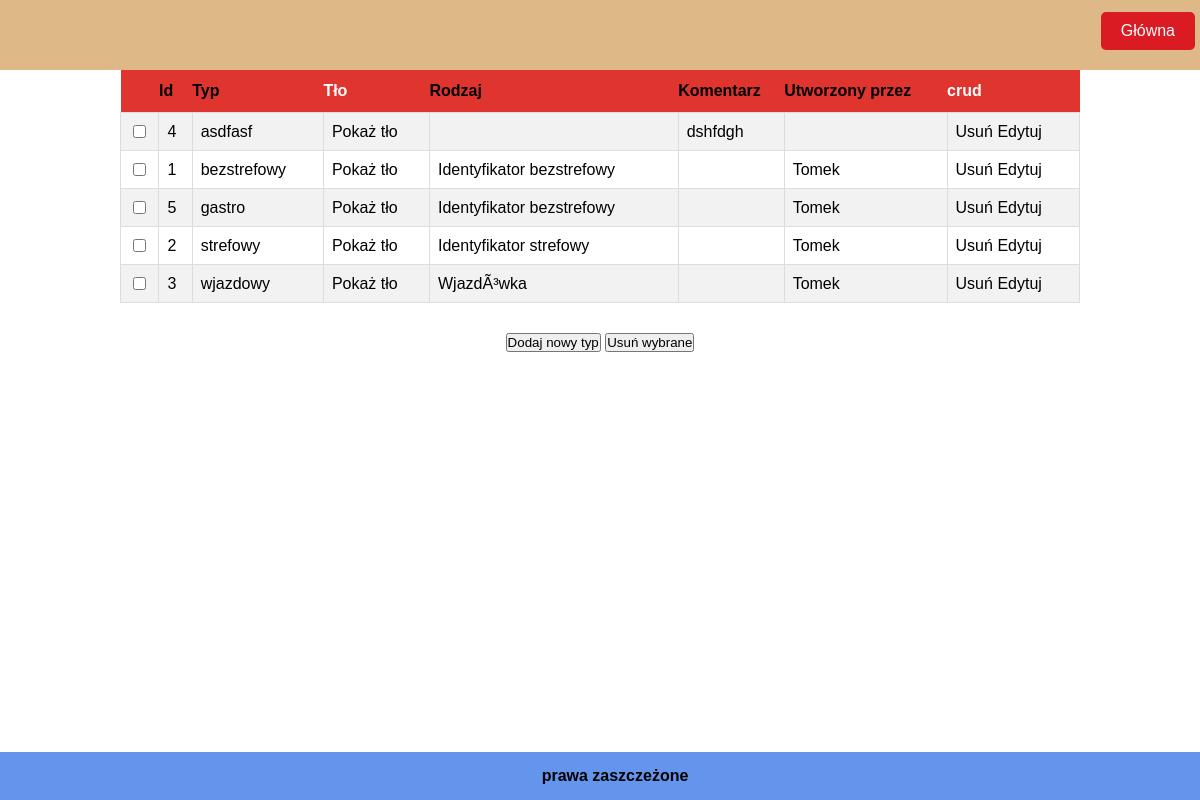
The page /ident_types.php?s=type&order=1 on the database its author committed.
### tables this page shows
CREATE TABLE `ident_type` (
  `id` int(11) NOT NULL,
  `type` varchar(20) NOT NULL,
  `background` varchar(100) NOT NULL,
  `type_2` varchar(25) NOT NULL DEFAULT 'Identyfikator bezstrefowy',
  `comment` varchar(160) DEFAULT NULL,
  `madeby` varchar(50) NOT NULL
);

### ident_types.php (the view, shortened to what this page needs)
<!DOCTYPE html>
<html lang="pl" dir="ltr">
<head>
<link rel="stylesheet" href="style.css">
</head>
<body>
<header>
    <div id="logo"></div>
	    <nav class="clearfix">
            <a href="main.php" class="btn">Główna</a>
	    </nav>
</header>
<section class="container">
<form method="POST">
<table>
<tr>
    <th></th>
    <th><a href="ident_types.php?s=id&amp;order=<?php echo isset($_GET['order'])?!$_GET['order']:1; ?>">Id</a></th>
    <th><a href="ident_types.php?s=type&amp;order=<?php echo isset($_GET['order'])?!$_GET['order']:1; ?>">Typ</a></th>
    <th>Tło</th>
    <th><a href="ident_types.php?s=type_2&amp;order=<?php echo isset($_GET['order'])?!$_GET['order']:1; ?>">Rodzaj</a></th>
    <th><a href="ident_types.php?s=comment&amp;order=<?php echo isset($_GET['order'])?!$_GET['order']:1; ?>">Komentarz</a></th>
    <th><a href="ident_types.php?s=madeby&amp;order=<?php echo isset($_GET['order'])?!$_GET['order']:1; ?>">Utworzony przez</a></th>
    <th>crud</th>
</tr>
<?php
    require_once "connect.php";
    $connect = @new mysqli($host,$db_user,$db_password,$db_name);
    if(!isset($_GET['s']))
    {
        $ident_type = mysqli_query($connect,"SELECT * FROM ident_type ");
    }
    else
    {
        $s = $_GET['s'];
        $order = $_GET['order'];
        if($order == 1)
        {
            $ident_type = mysqli_query($connect,"SELECT * FROM ident_type ORDER BY $s ASC");
        }
        else
        {
            $ident_type = mysqli_query($connect,"SELECT * FROM ident_type ORDER BY $s DESC");
        }
    }
    if(mysqli_num_rows($ident_type) > 0)
    {
        while($r = mysqli_fetch_array($ident_type))
        {
            echo "<tr>";
            echo '<td> <input type="checkbox" name="checkbox[]" value="'.$r['id'].'"></input> </td>';
            echo "<td>".$r['id']."</td>";
            echo "<td>".$r['type']."</td>";
            echo '<td><a href="'.$r['background'].'">Pokaż tło</a></td>';
            echo "<td>".$r['type_2']."</td>";
            echo "<td>".$r['comment']."</td>";
            echo "<td>".$r['madeby']."</td>";
            echo "<td>
           <a href=\"ident_types.php?a=del&amp;id={$r['id']}\">Usuń</a>
           <a href=\"edit_ident_type.php?id={$r['id']}\">Edytuj</a>
           </td>";
            echo "</tr>";
        }
    }
?>
</table>
<div>
<div class="center">
        <button class="submit" name="add" value="add">Dodaj nowy typ</button>
        <button class="submit" name="delete" value="delete">Usuń wybrane</button>
        </form>
</section>
<div id="footer">
    <b>prawa zaszczeżone</b>
</div>
</body>
</html>

### style.css (style rules this page uses)
* { margin:0; padding:0; }
body { background-color:white; font-family: "Avant Garde", Avantgarde, "Century Gothic", CenturyGothic, "AppleGothic", sans-serif; position:relative; }
header { width:100%; height:70px; padding: 0; background-color: burlywood; z-index:2; position: fixed; position:top; }
.container { padding-top:70px; width:960px; margin:0 auto; }
.btn { z-index: 2; display: block; float:right; position:relative; top:12px; padding:10px 20px; margin-right: 5px; border-radius:5px; color:white; text-align: center; text-decoration: none; background: #da1b23; }
.clearfix:after { content: ""; display: table; clear: both; background-color:#af1b23; }
#footer { clear:both; width:100%; text-align: center; padding: 15px; font-family: Arial, Helvetica, sans-serif; font-size: 15px bold; background-color: cornflowerblue; position: fixed; bottom:0; }
input,select { width: 100%; padding: 10px 20px; border: 1px solid #da1b23; border-radius: 4px ; margin: 4px 0; box-sizing: border-box; font-size:20px; }
.center { margin-top:30px; text-align:center; }
#logo { float:left; width:20%; padding:10px 10px; font-size: 40px; }
table { font-family: "Trebuchet MS", Arial, Helvetica, sans-serif; border-collapse: collapse; width: 100%; height: 70%; }
table td, #table th { border: 1px solid #ddd; padding: 8px; }
table tr:nth-child(even) { background-color: #f2f2f2; }
table th { padding-top: 12px; padding-bottom: 12px; text-align: left; background-color: rgb(224, 53, 47); color: white; }
table tr:first-child { position:sticky; }
a { text-decoration: none; color: #000; }

### rows shown on the page
ident_type: id "4", type "asdfasf", comment "dshfdgh"
ident_type: id "1", type "bezstrefowy", type_2 "Identyfikator bezstrefowy", madeby "Tomek"
ident_type: id "5", type "gastro", type_2 "Identyfikator bezstrefowy", madeby "Tomek"
ident_type: id "2", type "strefowy", type_2 "Identyfikator strefowy", madeby "Tomek"
ident_type: id "3", type "wjazdowy", type_2 "WjazdÃ³wka", madeby "Tomek"
